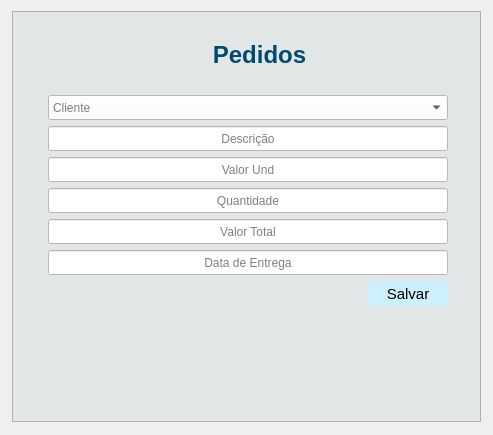
                <widget class="QWidget" name="tab_4">
                 <attribute name="title">
                  <string>Cadastro</string>
                 </attribute>
                 <layout class="QGridLayout" name="gridLayout_6">
                  <item row="2" column="1">
                   <spacer name="verticalSpacer_21">
                    <property name="orientation">
                     <enum>Qt::Vertical</enum>
                    </property>
                    <property name="sizeType">
                     <enum>QSizePolicy::Fixed</enum>
                    </property>
                    <property name="sizeHint" stdset="0">
                     <size>
                      <width>20</width>
                      <height>2</height>
                     </size>
                    </property>
                   </spacer>
                  </item>
                  <item row="0" column="0">
                   <spacer name="horizontalSpacer_14">
                    <property name="orientation">
                     <enum>Qt::Horizontal</enum>
                    </property>
                    <property name="sizeType">
                     <enum>QSizePolicy::Fixed</enum>
                    </property>
                    <property name="sizeHint" stdset="0">
                     <size>
                      <width>1</width>
                      <height>20</height>
                     </size>
                    </property>
                   </spacer>
                  </item>
                  <item row="0" column="2">
                   <spacer name="horizontalSpacer_12">
                    <property name="orientation">
                     <enum>Qt::Horizontal</enum>
                    </property>
                    <property name="sizeType">
                     <enum>QSizePolicy::Fixed</enum>
                    </property>
                    <property name="sizeHint" stdset="0">
                     <size>
                      <width>1</width>
                      <height>20</height>
                     </size>
                    </property>
                   </spacer>
                  </item>
                  <item row="0" column="1" rowspan="2">
                   <widget class="QFrame" name="frame_6">
                    <property name="minimumSize">
                     <size>
                      <width>0</width>
                      <height>0</height>
                     </size>
                    </property>
                    <property name="styleSheet">
                     <string notr="true">QLineEdit{

	
	background-color: rgb(255,255,255);
	font: 10pt &quot;MS Shell Dlg 2&quot;;
}

QFrame{

	
		background-color: rgb(227, 230, 230);

}</string>
                    </property>
                    <property name="frameShape">
                     <enum>QFrame::StyledPanel</enum>
                    </property>
                    <property name="frameShadow">
                     <enum>QFrame::Raised</enum>
                    </property>
                    <layout class="QGridLayout" name="gridLayout_5">
                     <item row="0" column="1" colspan="3">
                      <spacer name="verticalSpacer_12">
                       <property name="orientation">
                        <enum>Qt::Vertical</enum>
                       </property>
                       <property name="sizeType">
                        <enum>QSizePolicy::Fixed</enum>
                       </property>
                       <property name="sizeHint" stdset="0">
                        <size>
                         <width>20</width>
                         <height>20</height>
                        </size>
                       </property>
                      </spacer>
                     </item>
                     <item row="1" column="1" colspan="3">
                      <widget class="QLabel" name="label_5">
                       <property name="text">
                        <string>&lt;html&gt;&lt;head/&gt;&lt;body&gt;&lt;p align=&quot;center&quot;&gt;&lt;span style=&quot; font-size:18pt; font-weight:600; color:#004a70;&quot;&gt;Pedidos&lt;/span&gt;&lt;/p&gt;&lt;/body&gt;&lt;/html&gt;</string>
                       </property>
                      </widget>
                     </item>
                     <item row="2" column="1" colspan="3">
                      <spacer name="verticalSpacer_10">
                       <property name="orientation">
                        <enum>Qt::Vertical</enum>
                       </property>
                       <property name="sizeType">
                        <enum>QSizePolicy::Fixed</enum>
                       </property>
                       <property name="sizeHint" stdset="0">
                        <size>
                         <width>20</width>
                         <height>20</height>
                        </size>
                       </property>
                      </spacer>
                     </item>
                     <item row="3" column="0">
                      <spacer name="horizontalSpacer_24">
                       <property name="orientation">
                        <enum>Qt::Horizontal</enum>
                       </property>
                       <property name="sizeType">
                        <enum>QSizePolicy::Fixed</enum>
                       </property>
                       <property name="sizeHint" stdset="0">
                        <size>
                         <width>20</width>
                         <height>20</height>
                        </size>
                       </property>
                      </spacer>
                     </item>
                     <item row="3" column="1" colspan="2">
                      <widget class="QComboBox" name="comboBox_cliente">
                       <property name="minimumSize">
                        <size>
                         <width>0</width>
                         <height>25</height>
                        </size>
                       </property>
                       <property name="styleSheet">
                        <string notr="true">background-color: rgb(255, 255, 255);
color: rgb(0, 0, 0);</string>
                       </property>
                       <property name="placeholderText">
                        <string>Cliente</string>
                       </property>
                      </widget>
                     </item>
                     <item row="3" column="3">
                      <spacer name="horizontalSpacer_32">
                       <property name="orientation">
                        <enum>Qt::Horizontal</enum>
                       </property>
                       <property name="sizeType">
                        <enum>QSizePolicy::Fixed</enum>
                       </property>
                       <property name="sizeHint" stdset="0">
                        <size>
                         <width>17</width>
                         <height>20</height>
                        </size>
                       </property>
                      </spacer>
                     </item>
                     <item row="4" column="0">
                      <spacer name="horizontalSpacer_25">
                       <property name="orientation">
                        <enum>Qt::Horizontal</enum>
                       </property>
                       <property name="sizeType">
                        <enum>QSizePolicy::Fixed</enum>
                       </property>
                       <property name="sizeHint" stdset="0">
                        <size>
                         <width>17</width>
                         <height>20</height>
                        </size>
                       </property>
                      </spacer>
                     </item>
                     <item row="4" column="1" colspan="2">
                      <widget class="QLineEdit" name="lineEdit_6">
                       <property name="sizePolicy">
                        <sizepolicy hsizetype="Preferred" vsizetype="Preferred">
                         <horstretch>0</horstretch>
                         <verstretch>0</verstretch>
                        </sizepolicy>
                       </property>
                       <property name="minimumSize">
                        <size>
                         <width>0</width>
                         <height>25</height>
                        </size>
                       </property>
                       <property name="maximumSize">
                        <size>
                         <width>2000</width>
                         <height>25</height>
                        </size>
                       </property>
                       <property name="alignment">
                        <set>Qt::AlignCenter</set>
                       </property>
                       <property name="placeholderText">
                        <string>Descrição</string>
                       </property>
                      </widget>
                     </item>
                     <item row="4" column="3">
                      <spacer name="horizontalSpacer_33">
                       <property name="orientation">
                        <enum>Qt::Horizontal</enum>
                       </property>
                       <property name="sizeType">
                        <enum>QSizePolicy::Fixed</enum>
                       </property>
                       <property name="sizeHint" stdset="0">
                        <size>
                         <width>17</width>
                         <height>20</height>
                        </size>
                       </property>
                      </spacer>
                     </item>
                     <item row="5" column="0">
                      <spacer name="horizontalSpacer_26">
                       <property name="orientation">
                        <enum>Qt::Horizontal</enum>
                       </property>
                       <property name="sizeType">
                        <enum>QSizePolicy::Fixed</enum>
                       </property>
                       <property name="sizeHint" stdset="0">
                        <size>
                         <width>17</width>
                         <height>20</height>
                        </size>
                       </property>
                      </spacer>
                     </item>
                     <item row="5" column="1" colspan="2">
                      <widget class="QLineEdit" name="lineEdit_8">
                       <property name="sizePolicy">
                        <sizepolicy hsizetype="Preferred" vsizetype="Preferred">
                         <horstretch>0</horstretch>
                         <verstretch>0</verstretch>
                        </sizepolicy>
                       </property>
                       <property name="minimumSize">
                        <size>
                         <width>0</width>
                         <height>25</height>
                        </size>
                       </property>
                       <property name="maximumSize">
                        <size>
                         <width>2000</width>
                         <height>25</height>
                        </size>
                       </property>
                       <property name="alignment">
                        <set>Qt::AlignCenter</set>
                       </property>
                       <property name="placeholderText">
                        <string>Valor Und</string>
                       </property>
                      </widget>
                     </item>
                     <item row="5" column="3">
                      <spacer name="horizontalSpacer_35">
                       <property name="orientation">
                        <enum>Qt::Horizontal</enum>
                       </property>
                       <property name="sizeType">
                        <enum>QSizePolicy::Fixed</enum>
                       </property>
                       <property name="sizeHint" stdset="0">
                        <size>
                         <width>17</width>
                         <height>20</height>
                        </size>
                       </property>
                      </spacer>
                     </item>
                     <item row="6" column="0">
                      <spacer name="horizontalSpacer_27">
                       <property name="orientation">
                        <enum>Qt::Horizontal</enum>
                       </property>
                       <property name="sizeType">
                        <enum>QSizePolicy::Fixed</enum>
                       </property>
                       <property name="sizeHint" stdset="0">
                        <size>
                         <width>17</width>
                         <height>20</height>
                        </size>
                       </property>
                      </spacer>
                     </item>
                     <item row="6" column="1" colspan="2">
                      <widget class="QLineEdit" name="lineEdit_9">
                       <property name="sizePolicy">
                        <sizepolicy hsizetype="Preferred" vsizetype="Preferred">
                         <horstretch>0</horstretch>
                         <verstretch>0</verstretch>
                        </sizepolicy>
                       </property>
                       <property name="minimumSize">
                        <size>
                         <width>0</width>
                         <height>25</height>
                        </size>
                       </property>
                       <property name="maximumSize">
                        <size>
                         <width>2000</width>
                         <height>25</height>
                        </size>
                       </property>
                       <property name="alignment">
                        <set>Qt::AlignCenter</set>
                       </property>
                       <property name="placeholderText">
                        <string>Quantidade</string>
                       </property>
                      </widget>
                     </item>
                     <item row="6" column="3">
                      <spacer name="horizontalSpacer_31">
                       <property name="orientation">
                        <enum>Qt::Horizontal</enum>
                       </property>
                       <property name="sizeType">
                        <enum>QSizePolicy::Fixed</enum>
                       </property>
                       <property name="sizeHint" stdset="0">
                        <size>
                         <width>17</width>
                         <height>20</height>
                        </size>
                       </property>
                      </spacer>
                     </item>
                     <item row="7" column="0">
                      <spacer name="horizontalSpacer_28">
                       <property name="orientation">
                        <enum>Qt::Horizontal</enum>
                       </property>
                       <property name="sizeType">
                        <enum>QSizePolicy::Fixed</enum>
                       </property>
                       <property name="sizeHint" stdset="0">
                        <size>
                         <width>17</width>
                         <height>20</height>
                        </size>
                       </property>
                      </spacer>
                     </item>
                     <item row="7" column="1" colspan="2">
                      <widget class="QLineEdit" name="lineEdit_10">
                       <property name="sizePolicy">
                        <sizepolicy hsizetype="Preferred" vsizetype="Preferred">
                         <horstretch>0</horstretch>
                         <verstretch>0</verstretch>
                        </sizepolicy>
                       </property>
                       <property name="minimumSize">
                        <size>
                         <width>0</width>
                         <height>25</height>
                        </size>
                       </property>
                       <property name="maximumSize">
                        <size>
                         <width>2000</width>
                         <height>25</height>
                        </size>
                       </property>
                       <property name="alignment">
                        <set>Qt::AlignCenter</set>
                       </property>
                       <property name="placeholderText">
                        <string>Valor Total</string>
                       </property>
                      </widget>
                     </item>
                     <item row="7" column="3">
                      <spacer name="horizontalSpacer_34">
                       <property name="orientation">
                        <enum>Qt::Horizontal</enum>
                       </property>
                       <property name="sizeType">
                        <enum>QSizePolicy::Fixed</enum>
                       </property>
                       <property name="sizeHint" stdset="0">
                        <size>
                         <width>17</width>
                         <height>20</height>
                        </size>
                       </property>
                      </spacer>
                     </item>
                     <item row="8" column="0">
                      <spacer name="horizontalSpacer_29">
                       <property name="orientation">
                        <enum>Qt::Horizontal</enum>
                       </property>
                       <property name="sizeType">
                        <enum>QSizePolicy::Fixed</enum>
                       </property>
                       <property name="sizeHint" stdset="0">
                        <size>
                         <width>17</width>
                         <height>20</height>
                        </size>
                       </property>
                      </spacer>
                     </item>
                     <item row="8" column="1" colspan="2">
                      <widget class="QLineEdit" name="lineEdit_11">
                       <property name="sizePolicy">
                        <sizepolicy hsizetype="Preferred" vsizetype="Preferred">
                         <horstretch>0</horstretch>
                         <verstretch>0</verstretch>
                        </sizepolicy>
                       </property>
                       <property name="minimumSize">
                        <size>
                         <width>400</width>
                         <height>25</height>
                        </size>
                       </property>
                       <property name="maximumSize">
                        <size>
                         <width>2000</width>
                         <height>25</height>
                        </size>
                       </property>
                       <property name="text">
                        <string/>
                       </property>
                       <property name="alignment">
                        <set>Qt::AlignCenter</set>
                       </property>
                       <property name="placeholderText">
                        <string>Data de Entrega</string>
                       </property>
                      </widget>
                     </item>
                     <item row="8" column="3">
                      <spacer name="horizontalSpacer_30">
                       <property name="orientation">
                        <enum>Qt::Horizontal</enum>
                       </property>
                       <property name="sizeType">
                        <enum>QSizePolicy::Fixed</enum>
                       </property>
                       <property name="sizeHint" stdset="0">
                        <size>
                         <width>17</width>
                         <height>20</height>
                        </size>
                       </property>
                      </spacer>
                     </item>
                     <item row="9" column="0" colspan="2">
                      <spacer name="horizontalSpacer_15">
                       <property name="orientation">
                        <enum>Qt::Horizontal</enum>
                       </property>
                       <property name="sizeType">
                        <enum>QSizePolicy::Preferred</enum>
                       </property>
                       <property name="sizeHint" stdset="0">
                        <size>
                         <width>200</width>
                         <height>20</height>
                        </size>
                       </property>
                      </spacer>
                     </item>
                     <item row="9" column="2">
                      <widget class="QPushButton" name="pushButton_3">
                       <property name="sizePolicy">
                        <sizepolicy hsizetype="Preferred" vsizetype="Preferred">
                         <horstretch>0</horstretch>
                         <verstretch>0</verstretch>
                        </sizepolicy>
                       </property>
                       <property name="minimumSize">
                        <size>
                         <width>80</width>
                         <height>25</height>
                        </size>
                       </property>
                       <property name="maximumSize">
                        <size>
                         <width>60</width>
                         <height>16777215</height>
                        </size>
                       </property>
                       <property name="font">
                        <font>
                         <pointsize>11</pointsize>
                        </font>
                       </property>
                       <property name="cursor">
                        <cursorShape>PointingHandCursor</cursorShape>
                       </property>
                       <property name="styleSheet">
                        <string notr="true">QPushButton{
	
	background-color: rgb(205, 241, 252);
		border-radius:2px;
	color: rgb(0, 0, 0);
}

QPushButton:hover{
	border-radius:15px;
	background-color: rgb(255, 255, 255);
}</string>
                       </property>
                       <property name="text">
                        <string>Salvar</string>
                       </property>
                      </widget>
                     </item>
                     <item row="9" column="3">
                      <spacer name="horizontalSpacer_36">
                       <property name="orientation">
                        <enum>Qt::Horizontal</enum>
                       </property>
                       <property name="sizeType">
                        <enum>QSizePolicy::Fixed</enum>
                       </property>
                       <property name="sizeHint" stdset="0">
                        <size>
                         <width>17</width>
                         <height>20</height>
                        </size>
                       </property>
                      </spacer>
                     </item>
                     <item row="10" column="1" colspan="3">
                      <spacer name="verticalSpacer_11">
                       <property name="orientation">
                        <enum>Qt::Vertical</enum>
                       </property>
                       <property name="sizeHint" stdset="0">
                        <size>
                         <width>20</width>
                         <height>106</height>
                        </size>
                       </property>
                      </spacer>
                     </item>
                    </layout>
                   </widget>
                  </item>
                 </layout>
                </widget>
